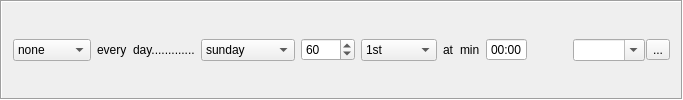
    <widget class="QFrame" name="frame_15">
     <property name="frameShape">
      <enum>QFrame::Box</enum>
     </property>
     <property name="frameShadow">
      <enum>QFrame::Sunken</enum>
     </property>
     <layout class="QHBoxLayout" name="horizontalLayout_15">
      <item>
       <widget class="QComboBox" name="cmbScheduleSelect_2">
        <property name="editable">
         <bool>false</bool>
        </property>
        <item>
         <property name="text">
          <string>none</string>
         </property>
        </item>
        <item>
         <property name="text">
          <string>regular</string>
         </property>
        </item>
        <item>
         <property name="text">
          <string>daily</string>
         </property>
        </item>
        <item>
         <property name="text">
          <string>weekly</string>
         </property>
        </item>
        <item>
         <property name="text">
          <string>monthly</string>
         </property>
        </item>
        <item>
         <property name="text">
          <string>quarterly</string>
         </property>
        </item>
       </widget>
      </item>
      <item>
       <layout class="QHBoxLayout" name="horizontalLayout_10">
        <item>
         <widget class="QLabel" name="lblEvery_2">
          <property name="text">
           <string>every</string>
          </property>
         </widget>
        </item>
        <item>
         <widget class="QLabel" name="lblDay_2">
          <property name="text">
           <string>day.............</string>
          </property>
         </widget>
        </item>
        <item>
         <widget class="QComboBox" name="cmbSelectDay_2">
          <item>
           <property name="text">
            <string>sunday</string>
           </property>
          </item>
          <item>
           <property name="text">
            <string>monday</string>
           </property>
          </item>
          <item>
           <property name="text">
            <string>tuesday</string>
           </property>
          </item>
          <item>
           <property name="text">
            <string>wednesday</string>
           </property>
          </item>
          <item>
           <property name="text">
            <string>thursday</string>
           </property>
          </item>
          <item>
           <property name="text">
            <string>friday</string>
           </property>
          </item>
          <item>
           <property name="text">
            <string>saturday</string>
           </property>
          </item>
         </widget>
        </item>
        <item>
         <widget class="QSpinBox" name="spinMinute_2">
          <property name="maximum">
           <number>1439</number>
          </property>
          <property name="value">
           <number>60</number>
          </property>
         </widget>
        </item>
        <item>
         <widget class="QComboBox" name="cmbMonthDay_2">
          <item>
           <property name="text">
            <string>1st</string>
           </property>
          </item>
          <item>
           <property name="text">
            <string>2nd</string>
           </property>
          </item>
          <item>
           <property name="text">
            <string>3rd</string>
           </property>
          </item>
          <item>
           <property name="text">
            <string>4th</string>
           </property>
          </item>
          <item>
           <property name="text">
            <string>5th</string>
           </property>
          </item>
          <item>
           <property name="text">
            <string>6th</string>
           </property>
          </item>
          <item>
           <property name="text">
            <string>7th</string>
           </property>
          </item>
          <item>
           <property name="text">
            <string>8th</string>
           </property>
          </item>
          <item>
           <property name="text">
            <string>9th</string>
           </property>
          </item>
          <item>
           <property name="text">
            <string>10th</string>
           </property>
          </item>
          <item>
           <property name="text">
            <string>11th</string>
           </property>
          </item>
          <item>
           <property name="text">
            <string>12th</string>
           </property>
          </item>
          <item>
           <property name="text">
            <string>13th</string>
           </property>
          </item>
          <item>
           <property name="text">
            <string>14th</string>
           </property>
          </item>
          <item>
           <property name="text">
            <string>15th</string>
           </property>
          </item>
          <item>
           <property name="text">
            <string>16th</string>
           </property>
          </item>
          <item>
           <property name="text">
            <string>17th</string>
           </property>
          </item>
          <item>
           <property name="text">
            <string>18th</string>
           </property>
          </item>
          <item>
           <property name="text">
            <string>19th</string>
           </property>
          </item>
          <item>
           <property name="text">
            <string>20th</string>
           </property>
          </item>
          <item>
           <property name="text">
            <string>21th</string>
           </property>
          </item>
          <item>
           <property name="text">
            <string>22th</string>
           </property>
          </item>
          <item>
           <property name="text">
            <string>23th</string>
           </property>
          </item>
          <item>
           <property name="text">
            <string>24th</string>
           </property>
          </item>
          <item>
           <property name="text">
            <string>25th</string>
           </property>
          </item>
          <item>
           <property name="text">
            <string>26th</string>
           </property>
          </item>
          <item>
           <property name="text">
            <string>27th</string>
           </property>
          </item>
          <item>
           <property name="text">
            <string>28th</string>
           </property>
          </item>
          <item>
           <property name="text">
            <string>29th</string>
           </property>
          </item>
          <item>
           <property name="text">
            <string>30th</string>
           </property>
          </item>
          <item>
           <property name="text">
            <string>31th</string>
           </property>
          </item>
          <item>
           <property name="text">
            <string>Last day</string>
           </property>
          </item>
         </widget>
        </item>
        <item>
         <widget class="QLabel" name="lblAt_2">
          <property name="text">
           <string>at</string>
          </property>
         </widget>
        </item>
        <item>
         <widget class="QLabel" name="lblMinute_2">
          <property name="text">
           <string>min</string>
          </property>
         </widget>
        </item>
        <item>
         <widget class="QTimeEdit" name="timeEdit_2">
          <property name="buttonSymbols">
           <enum>QAbstractSpinBox::NoButtons</enum>
          </property>
          <property name="displayFormat">
           <string>hh:mm</string>
          </property>
         </widget>
        </item>
        <item>
         <spacer name="horizontalSpacer_2">
          <property name="orientation">
           <enum>Qt::Horizontal</enum>
          </property>
          <property name="sizeHint" stdset="0">
           <size>
            <width>40</width>
            <height>20</height>
           </size>
          </property>
         </spacer>
        </item>
       </layout>
      </item>
      <item>
       <layout class="QHBoxLayout" name="horizontalLayout_3">
        <property name="spacing">
         <number>1</number>
        </property>
        <item>
         <widget class="QComboBox" name="cmbAlertSelect_2">
          <property name="editable">
           <bool>true</bool>
          </property>
         </widget>
        </item>
        <item>
         <widget class="QToolButton" name="btnAlertSelect_2">
          <property name="text">
           <string>...</string>
          </property>
          <property name="icon">
           <iconset resource="../../qHostMonitor.qrc">
            <normaloff>:/img/foldersTree.png</normaloff>:/img/foldersTree.png</iconset>
          </property>
          <property name="iconSize">
           <size>
            <width>16</width>
            <height>16</height>
           </size>
          </property>
         </widget>
        </item>
       </layout>
      </item>
     </layout>
    </widget>
